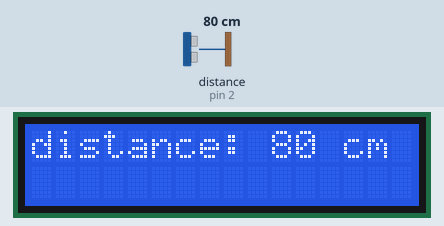
The sketch below on a simulated Arduino Uno, built with avr-gcc and run on an emulated ATmega328P. Parts: 16×2 character LCD. Wiring (inferred from the names in the program): ultrasonic range finder: trigger pin 3; echo pin 2. The test bench sets the inputs (shaded band); at power-on: distance to the obstacle (sensor on pin 2) 80 cm. The echo pulse lasts 58.3 µs per cm.

Above: at 2.2 s.
2.3 s: distance to the obstacle (sensor on pin 2) set to 2 cm
At 3.8 s:
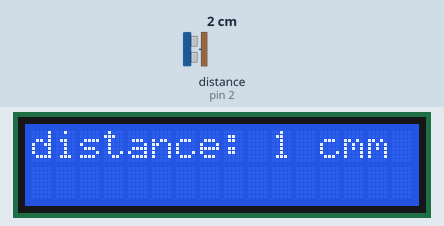
4.5 s: distance to the obstacle (sensor on pin 2) set to 4 cm
At 5.5 s:
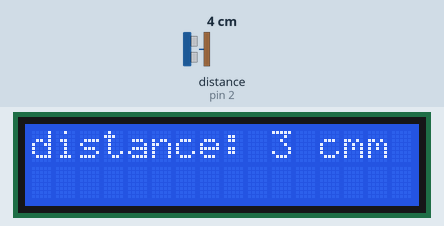
6.5 s: distance to the obstacle (sensor on pin 2) set to 9 cm
At 8.4 s:
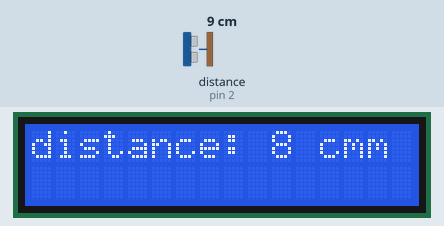
Timing chart, 0 to 9.9 s (numbered marks = the images above; inputs shaded):
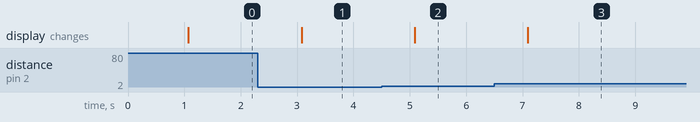

The sketch:

Afficheur_distance_avec_temperature.ino
```cpp
/***********************************************************
Description: Afficheur de distance qui prend en compte la temperature
***********************************************************/

#include <LiquidCrystal.h>

//definir la temperature ici
float degres = 25;

//calcul de la vitesse du son en fonction de la temperature
float vitesse = 331 + 0.6 * degres;
const int pingPin = 2;  // pin Echo du module de distance Ultrason
const int trigPin  = 3; // pin Trig du module de distance Ultrason
long duration;
int distance;
LiquidCrystal lcd(7, 8, 9, 10, 11 , 12); // Initialisation de l'ecran LCD
void setup()
{
  pinMode(pingPin, INPUT); //configuration du pin Echo en mode input
  pinMode(trigPin, OUTPUT); //configuration du pin trig en mode output
  lcd.begin(16, 2); //Initialisation de l'ecran LCD qui comporte 2 lignes de 16 caracteres chacune
  delay(1000);
}

void loop()
{
  // on envoie une impulsion
  digitalWrite(trigPin, LOW);
  delayMicroseconds(2);
  digitalWrite(trigPin, HIGH);
  delayMicroseconds(10);
  digitalWrite(trigPin, LOW);
  // on récupere le temps qu'à mis l'impulsion pour revenir
  duration = pulseIn(pingPin, HIGH);
  // On converti le temps en distance
  distance = duration*vitesse/20000;
  // on repositionne le curseur de l'écran LCD en haut a gauche
  lcd.setCursor(0, 0);
  // On affiche la variable de distance
  lcd.print("distance: ");
  lcd.print(distance);
  lcd.print(" cm");
  // On attend 1 seconde avant de recalculer une nouvelle distance
  delay(1000);
}
```

Measured:
- after the input at 2.3 s, the display: changes after 0.78 s (image 1)
- after the input at 4.5 s, the display: changes after 0.59 s (image 2)
- after the input at 6.5 s, the display: changes after 0.59 s (image 3)
